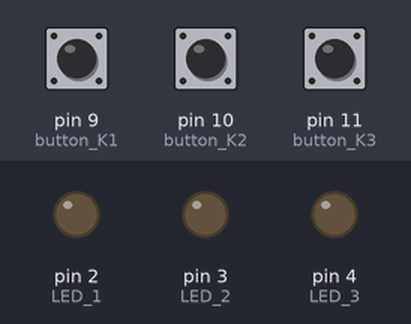
Recording of a sketch running on a simulated Arduino Uno, built with avr-gcc and run on an emulated ATmega328P. Parts: output pins drawn as LEDs (lit = HIGH). Inputs (shaded band) come from the test bench; at power-on: pin 9 (button_K1) HIGH, pin 10 (button_K2) HIGH, pin 11 (button_K3) HIGH.

Above: at 1.2 s.
1.3 s: pin 9 (button_K1) pulled LOW for 0.15 s
At 2.3 s:
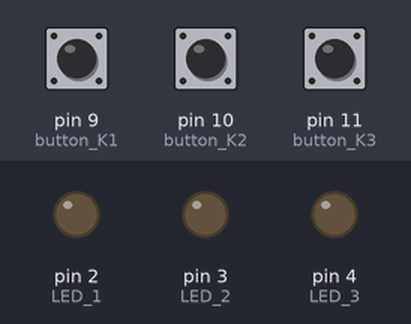
3.0 s: pin 10 (button_K2) pulled LOW for 0.15 s
At 3.12 s:
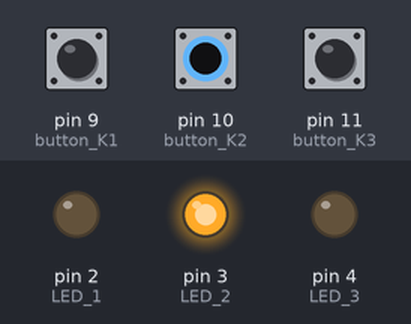
4.7 s: pin 11 (button_K3) pulled LOW for 0.15 s
At 4.82 s:
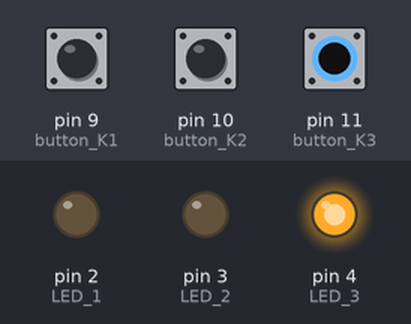
6.4 s: pin 9 (button_K1) pulled LOW for 1 s
At 7.2 s:
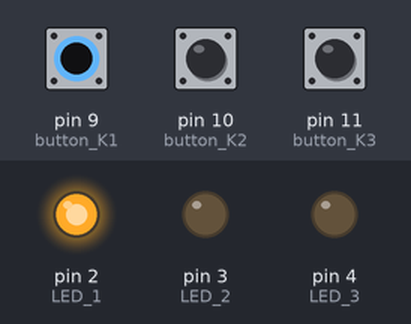
8.9 s: pin 10 (button_K2) pulled LOW for 1 s
At 11.1 s:
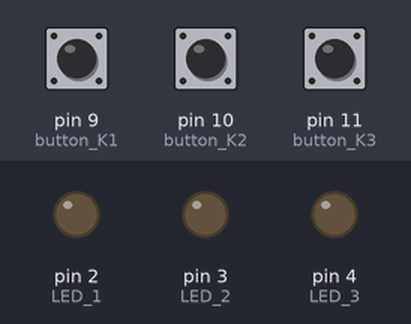
11.4 s: pin 11 (button_K3) pulled LOW for 1 s
At 12.2 s:
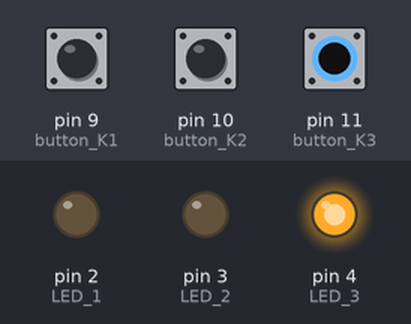
Timing chart, 0 to 14.4 s (numbered marks = the images above; inputs shaded):
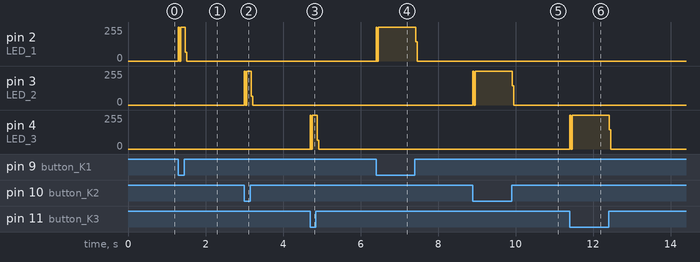

The sketch:

tm1636-button.ino
```cpp
void setup() {
  // initalise digital pins for LEDs as outputs
  pinMode(2, OUTPUT); // LED 1
  pinMode(3, OUTPUT); // LED 2
  pinMode(4, OUTPUT); // LED 3

  // initalise digital pins for buttons as inputs
  // and initialise internal pullups
  pinMode(9, INPUT_PULLUP); // button K1 (DOWN)
  pinMode(10, INPUT_PULLUP); // button K2 (UP)
  pinMode(11, INPUT_PULLUP); // button K3 (MODE)
}

void loop() {
  if (digitalRead(9) == LOW) {
    digitalWrite(2, HIGH);
    delay(10);
    digitalWrite(2, LOW);
  }

  if (digitalRead(10) == LOW) {
    digitalWrite(3, HIGH);
    delay(10);
    digitalWrite(3, LOW);
  }

  if (digitalRead(11) == LOW) {
    digitalWrite(4, HIGH);
    delay(10);
    digitalWrite(4, LOW);
  }
}
```

Measured:
- after the input at 1.3 s, pin 2 (LED_1): 0/255 → 255/255 at once, → 0/255 0.18 s later
- after the input at 3.0 s, pin 3 (LED_2): 0/255 → 255/255 at once, → 0/255 0.18 s later
- after the input at 4.7 s, pin 4 (LED_3): 0/255 → 255/255 at once, → 0/255 0.18 s later
- after the input at 6.4 s, pin 2 (LED_1): 0/255 → 255/255 at once, → 0/255 1.0 s later
- after the input at 8.9 s, pin 3 (LED_2): 0/255 → 255/255 at once, → 0/255 1.0 s later
- after the input at 11.4 s, pin 4 (LED_3): 0/255 → 255/255 at once, → 0/255 1.0 s later
